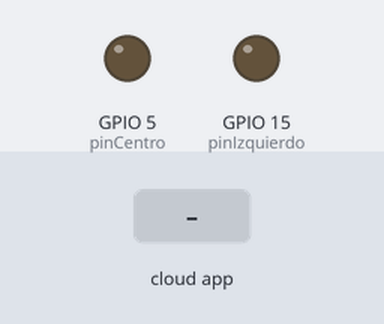
The sketch below on a simulated ESP8266 (NodeMCU). Shown: output pins drawn as LEDs (lit = HIGH). The test bench sets the inputs (shaded band). WiFi joins after 1.5 s; servers stay silent unless stated; what the sketch prints to the serial monitor is not drawn.

Above: at 2.7 s.
2.8 s: the phone or cloud app sets lampara.izquierda to 64
At 4.0 s:
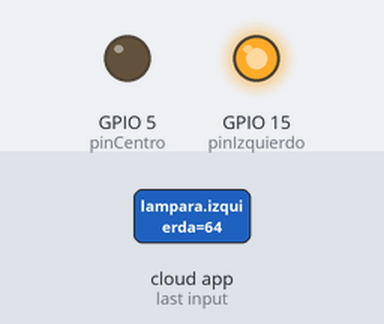
4.3 s: the phone or cloud app sets lampara.centro to 64
At 5.2 s:
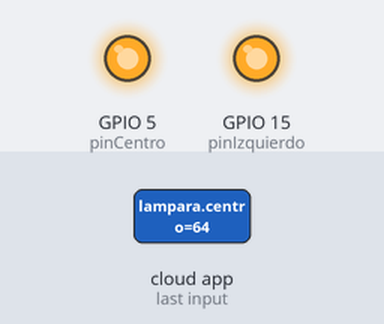
5.8 s: the phone or cloud app sets lampara.izquierda to 0
At 6.3 s:
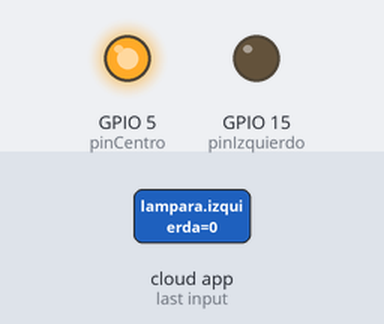
10.3 s: the phone or cloud app sets lampara.centro to 0
At 11.0 s:
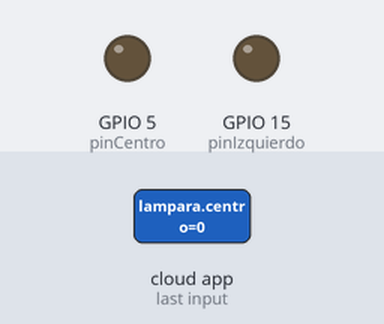
Timing chart, 0 to 12.8 s (numbered marks = the images above; inputs shaded):
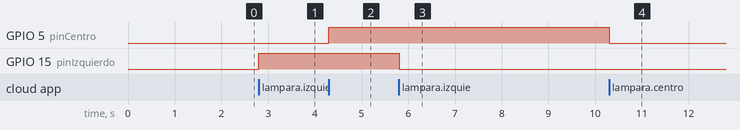

The sketch:

demo_multiples.ino
```cpp
//#define ESPALEXA_DEBUG            //Activa depuraccion

#if defined(ESP32)
#include <WiFi.h>
#else
#include <ESP8266WiFi.h>
#endif
#include <Espalexa.h>

const char* ssid = "ALSW_ESTUDIO";
const char* password = "Fullpower7##";

Espalexa miAlexa;
EspalexaDevice* objetoAlexa;


int pinIzquierdo = 15;
int pinCentro = 5;
int pinDerecho = 4;

void lamparaIzquierda(uint8_t brillo) {
  Serial.print("Cambiando Lampara Izquierda: ");

  if (brillo) {
    Serial.print("Encendido, brillo ");
    Serial.println(brillo);
    digitalWrite(pinIzquierdo, HIGH);
  }
  else  {
    Serial.println("Apagado");
    digitalWrite(pinIzquierdo, LOW);
  }
}


void lamparaDerecho(uint8_t brillo) {
  Serial.print("Cambiando Lampara Derecho: ");

  if (brillo) {
    Serial.print("Encendido, brillo ");
    Serial.println(brillo);
    digitalWrite(pinDerecho, HIGH);
  }
  else  {
    Serial.println("Apagado");
    digitalWrite(pinDerecho, LOW);
  }
}

void lamparaCentro(uint8_t brillo) {
  Serial.print("Cambiando Lampara Centro: ");

  if (brillo) {
    Serial.print("Encendido, brillo ");
    Serial.println(brillo);
    digitalWrite(pinCentro, HIGH);
  }
  else  {
    Serial.println("Apagado");
    digitalWrite(pinCentro, LOW);
  }
}

void setup() {
  Serial.begin(115200);

  pinMode(pinIzquierdo, OUTPUT);
  pinMode(pinCentro, OUTPUT);
  pinMode(pinDerecho, OUTPUT);
  digitalWrite(pinIzquierdo, LOW);
  digitalWrite(pinCentro, LOW);
  digitalWrite(pinDerecho, LOW);

  WiFi.mode(WIFI_STA);
  WiFi.begin(ssid, password);
  Serial.println("");
  Serial.println("Iniciar sistema");

  while (WiFi.status() != WL_CONNECTED) {
    delay(500);
    Serial.print(".");
  }

  Serial.println("");
  Serial.print("Conectado a ");
  Serial.println(ssid);
  Serial.print("IP: ");
  Serial.println(WiFi.localIP());

  miAlexa.addDevice("lampara izquierda", lamparaIzquierda);
  miAlexa.addDevice("lampara derecha", lamparaDerecho, 255);

  objetoAlexa = new EspalexaDevice("lampara centro", lamparaCentro);
  miAlexa.addDevice(objetoAlexa);
  objetoAlexa->setValue(255);

  miAlexa.begin();

}

void loop() {
  // Alexa, busca dispositivos
  miAlexa.loop();
  delay(1);
}
```

Measured:
- after the input at 2.8 s, GPIO 15 (pinIzquierdo): LOW → HIGH at once
- after the input at 4.3 s, GPIO 5 (pinCentro): LOW → HIGH at once
- after the input at 5.8 s, GPIO 15 (pinIzquierdo): HIGH → LOW at once
- after the input at 10.3 s, GPIO 5 (pinCentro): HIGH → LOW at once
